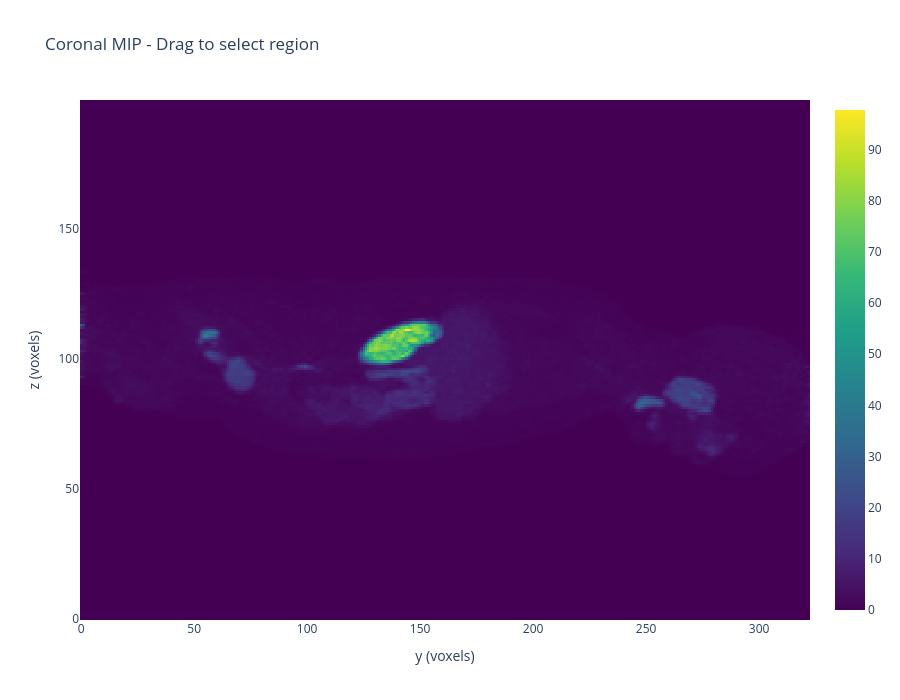

Notebook code cell kept with this figure:
### Code cell
def create_coronal_mip_with_selection():
  """Create a coronal MIP with interactive bounding box selection."""
  # Compute coronal MIP (max along x-axis)
  coronal_mip = np.max(suv_volume, axis=0)  # (y, z)
  
  fig = go.Figure()
  
  # Add MIP as heatmap
  fig.add_trace(go.Heatmap(
    z=coronal_mip,
    colorscale='Viridis',
    name='Coronal MIP',
    hovertemplate='y: %{x}<br>z: %{y}<br>SUV: %{z:.2f}<extra></extra>',
  ))
  
  # Add rectangle shape for selection (initially hidden)
  fig.add_shape(
    type='rect',
    x0=0, y0=0, x1=10, y1=10,
    line=dict(color='red', width=2),
    name='Selection Box',
    visible=False,
  )
  
  fig.update_layout(
    title='Coronal MIP - Drag to select region',
    xaxis_title='y (voxels)',
    yaxis_title='z (voxels)',
    width=900,
    height=700,
    dragmode='drawrect',
    newshape_line_color='red',
  )
  
  fig.show()
  
  return coronal_mip

coronal_mip = create_coronal_mip_with_selection()

### Figure 1 — Plotly figure (JSON) as saved in the notebook; plotly's stock layout.template omitted (floating-point values rounded to 4 significant figures; data arrays with more than 128 entries replaced by an {"elided": "..."} marker saying what was removed)
{"data": [{"colorscale": [[0, "#440154"], [0.1111, "#482878"], [0.2222, "#3e4989"], [0.3333, "#31688e"], [0.4444, "#26828e"], [0.5556, "#1f9e89"], [0.6667, "#35b779"], [0.7778, "#6ece58"], [0.8889, "#b5de2b"], [1, "#fde725"]], "hovertemplate": "y: %{x}<br>z: %{y}<br>SUV: %{z:.2f}<extra></extra>", "name": "Coronal MIP", "type": "heatmap", "z": {"elided": "200x323 float values"}}], "layout": {"dragmode": "drawrect", "height": 700, "newshape": {"line": {"color": "red"}}, "shapes": [{"line": {"color": "red", "width": 2}, "name": "Selection Box", "type": "rect", "visible": false, "x0": 0, "x1": 10, "y0": 0, "y1": 10}], "title": {"text": "Coronal MIP - Drag to select region"}, "width": 900, "xaxis": {"title": {"text": "y (voxels)"}}, "yaxis": {"title": {"text": "z (voxels)"}}}}
